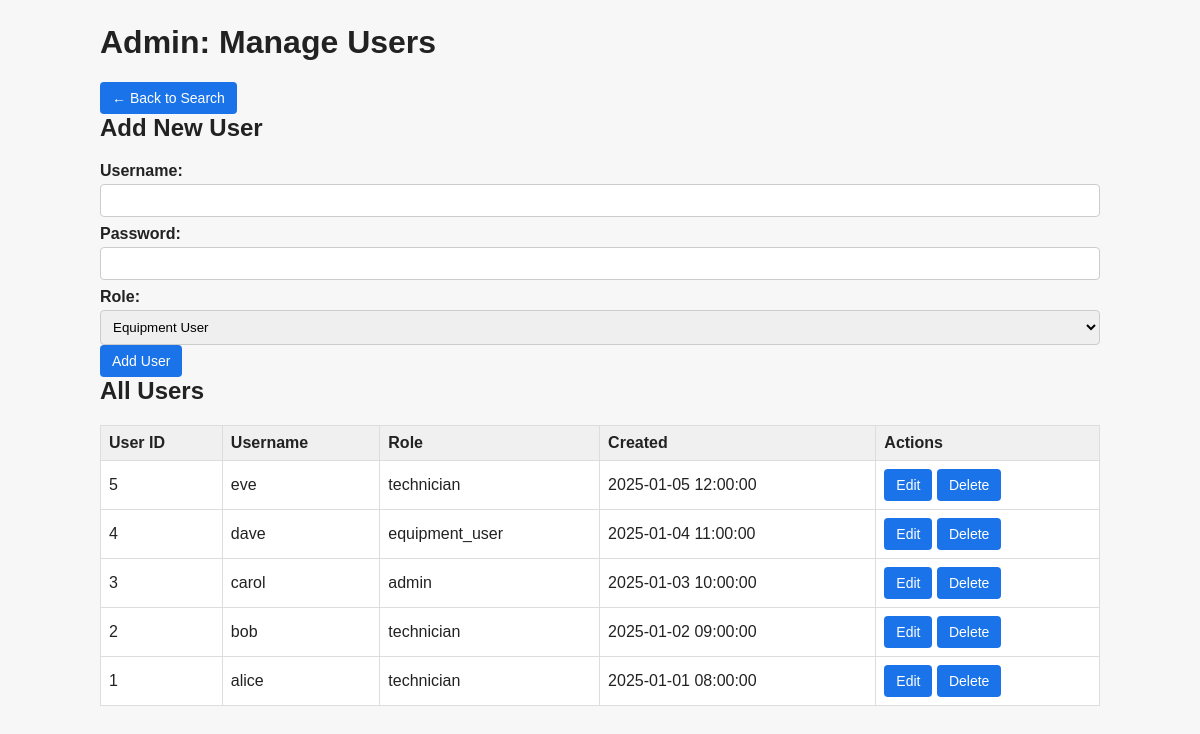
/swaps_project/admin_users.php (signed in), run on the app's committed database.
### tables this page shows
CREATE TABLE `users` (
	`user_id` INT AUTO_INCREMENT PRIMARY KEY,
	`username` VARCHAR(100) NOT NULL UNIQUE COMMENT 'admin only',
	`password_hash` VARCHAR(255) NOT NULL COMMENT 'admin only',
	 
	`role` ENUM('admin','technician','equipment_user') NOT NULL DEFAULT 'equipment_user' COMMENT 'admin only',
	`created_at` DATETIME DEFAULT CURRENT_TIMESTAMP COMMENT 'record created timestamp'
);

### swaps_project/admin_users.php (the view, shortened to what this page needs)
<?php
function h($s) { return htmlspecialchars((string)$s, ENT_QUOTES, 'UTF-8'); }
$pdo = null;
$error = null;
$users = [];
$editUser = null;
try {
	$pdo = getPDOConnection();
} catch (Exception $e) {
	error_log('Database connection error: ' . $e->getMessage());
	$error = 'Database connection failed. Please try again.';
}
if ($pdo && !$error) {
	try {
		$stmt = $pdo->query('SELECT user_id, username, role, created_at FROM users ORDER BY created_at DESC');
		$users = $stmt->fetchAll();
	} catch (Exception $e) {
		error_log('Load users error: ' . $e->getMessage());
		$error = 'Failed to load users. Please try again.';
	}
}
?>
<!DOCTYPE html>
<html lang="en">
<head>
	<link rel="stylesheet" href="/swaps_project/styles.css">
</head>
<body>
	<div class="container">
		<h1>Admin: Manage Users</h1>
		<a href="/swaps_project/search.php" class="btn-back">← Back to Search</a>
		<h2><?php echo $editUser ? 'Edit User' : 'Add New User'; ?></h2>
		<form method="post">
			<label for="username">Username:</label>
			<input type="text" id="username" name="username" value="<?php echo $editUser ? h($editUser['username']) : ''; ?>" required>
			<label for="password">
				Password:
			</label>
			<input type="password" id="password" name="password" <?php echo !$editUser ? 'required' : ''; ?>>
			<label for="role">Role:</label>
			<select id="role" name="role" required>
				<option value="equipment_user" <?php echo (!$editUser || $editUser['role'] === 'equipment_user') ? 'selected' : ''; ?>>Equipment User</option>
			</select>
			<button type="submit"><?php echo $editUser ? 'Update User' : 'Add User'; ?></button>
		</form>
		<h2>All Users</h2>
		<?php if ($users): ?>
			<table>
				<thead>
					<tr>
						<th>User ID</th>
						<th>Username</th>
						<th>Role</th>
						<th>Created</th>
						<th class="actions">Actions</th>
					</tr>
				</thead>
				<tbody>
					<?php foreach ($users as $u): ?>
						<tr>
							<td><?php echo h($u['user_id']); ?></td>
							<td><?php echo h($u['username']); ?></td>
							<td><?php echo h($u['role']); ?></td>
							<td><?php echo h($u['created_at']); ?></td>
							<td class="actions">
								<a href="?edit_id=<?php echo h($u['user_id']); ?>"><button type="button">Edit</button></a>
								<form class="inline-form" method="post" onsubmit="return confirm('Delete user: <?php echo h($u['username']); ?>?');">
									<button type="submit" class="delete">Delete</button>
								</form>
							</td>
						</tr>
					<?php endforeach; ?>
				</tbody>
			</table>
		<?php else: ?>
			<p>No users found.</p>
		<?php endif; ?>
	</div>
</body>
</html>

### swaps_project/styles.css (style rules this page uses)
body { font-family: Arial, sans-serif; margin: 24px; background: #f7f7f7; color: #222; }
a { color: #1a73e8; text-decoration: none; }
.container, .card, .wrap { max-width: 1000px; margin: 0 auto; }
h1, h2, h3 { margin-top: 0; }
label { display: block; margin: 8px 0 4px; font-weight: 600; }
input, select, textarea { width: 100%; padding: 8px; border: 1px solid #ccc; border-radius: 4px; box-sizing: border-box; }
button, .btn, .btn-back, .nav a { display: inline-block; padding: 8px 12px; background: #1a73e8; color: #fff; border: none; border-radius: 4px; cursor: pointer; text-decoration: none; font-size: 14px; }
.table, table { border-collapse: collapse; width: 100%; margin-top: 12px; background: #fff; }
th, td { border: 1px solid #ddd; padding: 8px; text-align: left; }
th { background: #f0f0f0; }
.inline-form { display: inline; }

### data on the page
users: user_id "5", username "eve", role "technician", created_at "2025-01-05 12:00:00"
users: user_id "4", username "dave", role "equipment_user", created_at "2025-01-04 11:00:00"
users: user_id "3", username "carol", role "admin", created_at "2025-01-03 10:00:00"
users: user_id "2", username "bob", role "technician", created_at "2025-01-02 09:00:00"
users: user_id "1", username "alice", role "technician", created_at "2025-01-01 08:00:00"
